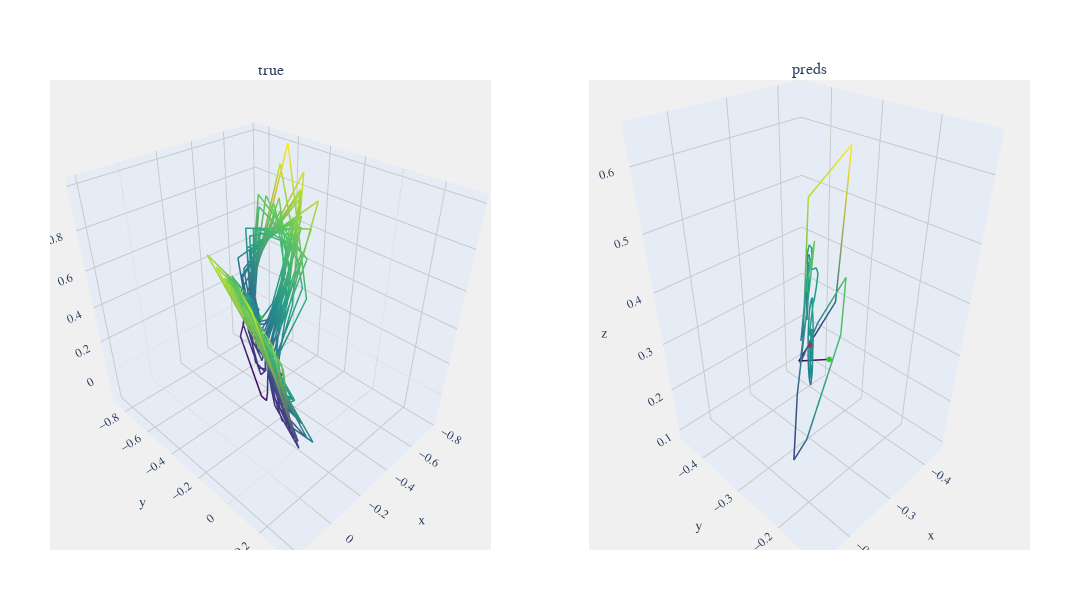

Here is the notebook cell this chart was saved with:
### Markdown cell above
## Best RMSE

### Code cell
Best_param_num = np.argmin([data[i]['metrics'] ['RMSE'] for i in range(len(data))]).item()
print(f"Parameters {Best_param_num} {data[Best_param_num]['parameters']}, RMSE = {data[Best_param_num]['metrics']['RMSE']}")
viz.compare_plot(datasets=[data[Best_param_num]['true_value'], data[Best_param_num]['predictions']], titles=["true","preds"], figsize=(1080,600))

### Figure 1 — Plotly figure (JSON) as saved in the notebook; plotly's stock layout.template omitted (floating-point values rounded to 4 significant figures; data arrays with more than 128 entries replaced by an {"elided": "..."} marker saying what was removed)
{"data": [{"hoverinfo": "x+y+z", "line": {"color": {"elided": "250 float values"}, "colorscale": [[0, "#440154"], [0.1111, "#482878"], [0.2222, "#3e4989"], [0.3333, "#31688e"], [0.4444, "#26828e"], [0.5556, "#1f9e89"], [0.6667, "#35b779"], [0.7778, "#6ece58"], [0.8889, "#b5de2b"], [1, "#fde725"]], "width": 3}, "mode": "lines", "name": "Dataset 1", "scene": "scene", "type": "scatter3d", "x": {"elided": "250 float values"}, "y": {"elided": "250 float values"}, "z": {"elided": "250 float values"}}, {"hoverinfo": "none", "marker": {"color": "limegreen", "size": 2}, "mode": "markers", "name": "Start", "scene": "scene", "showlegend": false, "type": "scatter3d", "x": [-0.3454], "y": [-0.3976], "z": [0.3008]}, {"hoverinfo": "none", "marker": {"color": "crimson", "size": 2}, "mode": "markers", "name": "End", "scene": "scene", "showlegend": false, "type": "scatter3d", "x": [0.02511], "y": [0.09246], "z": [0.4697]}, {"hoverinfo": "x+y+z", "line": {"color": {"elided": "250 float values"}, "colorscale": [[0, "#440154"], [0.1111, "#482878"], [0.2222, "#3e4989"], [0.3333, "#31688e"], [0.4444, "#26828e"], [0.5556, "#1f9e89"], [0.6667, "#35b779"], [0.7778, "#6ece58"], [0.8889, "#b5de2b"], [1, "#fde725"]], "width": 3}, "mode": "lines", "name": "Dataset 2", "scene": "scene2", "type": "scatter3d", "x": {"elided": "250 float values"}, "y": {"elided": "250 float values"}, "z": {"elided": "250 float values"}}, {"hoverinfo": "none", "marker": {"color": "limegreen", "size": 2}, "mode": "markers", "name": "Start", "scene": "scene2", "showlegend": false, "type": "scatter3d", "x": [-0.4399], "y": [-0.3822], "z": [0.1376]}, {"hoverinfo": "none", "marker": {"color": "crimson", "size": 2}, "mode": "markers", "name": "End", "scene": "scene2", "showlegend": false, "type": "scatter3d", "x": [-0.2399], "y": [-0.2355], "z": [0.3666]}], "layout": {"annotations": [{"font": {"size": 16}, "showarrow": false, "text": "true", "x": 0.225, "xanchor": "center", "xref": "paper", "y": 1, "yanchor": "bottom", "yref": "paper"}, {"font": {"size": 16}, "showarrow": false, "text": "preds", "x": 0.775, "xanchor": "center", "xref": "paper", "y": 1, "yanchor": "bottom", "yref": "paper"}], "font": {"family": "Arial", "size": 12}, "height": 600, "margin": {"b": 50, "l": 50, "r": 50, "t": 80}, "paper_bgcolor": "white", "plot_bgcolor": "rgb(240, 240, 240)", "scene": {"aspectmode": "data", "bgcolor": "rgb(240, 240, 240)", "domain": {"x": [0, 0.45], "y": [0, 1]}, "xaxis": {"gridcolor": "rgb(200, 200, 200)", "showbackground": true}, "yaxis": {"gridcolor": "rgb(200, 200, 200)", "showbackground": true}, "zaxis": {"gridcolor": "rgb(200, 200, 200)", "showbackground": true}}, "scene2": {"aspectmode": "data", "bgcolor": "rgb(240, 240, 240)", "domain": {"x": [0.55, 1], "y": [0, 1]}, "xaxis": {"gridcolor": "rgb(200, 200, 200)", "showbackground": true}, "yaxis": {"gridcolor": "rgb(200, 200, 200)", "showbackground": true}, "zaxis": {"gridcolor": "rgb(200, 200, 200)", "showbackground": true}}, "showlegend": false, "width": 1080}}
